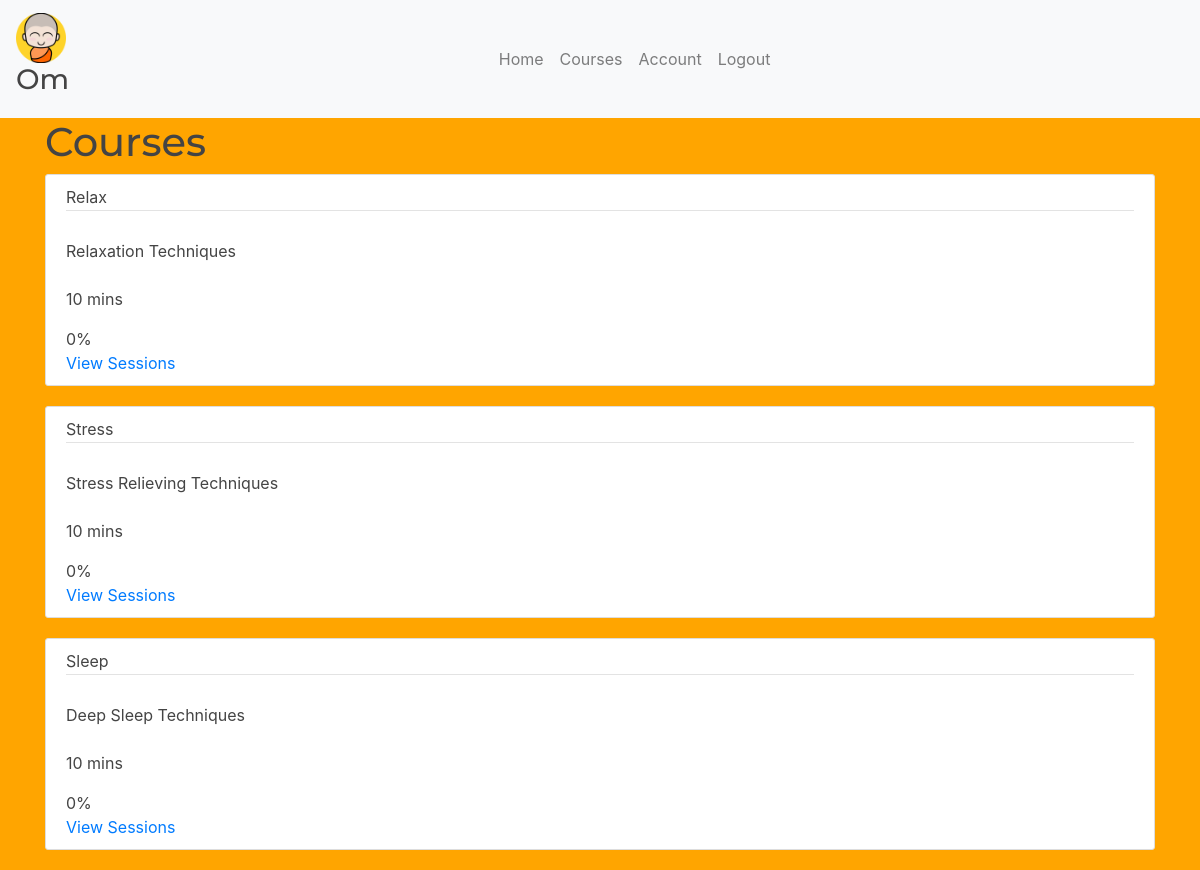
Screenshot of /courses (signed in) with the database file from the repository.
### models.py (models this page shows, shortened)
class Course(Model):
    name = CharField()
    description = CharField()
    duration = CharField()
    progress = CharField()
    user = ForeignKeyField(User, backref="courses")
    class Meta:
        database = DATABASE
        db_table = 'course'

### app.py (the view)
@app.route('/courses', methods=['GET', 'POST'])
@login_required
def courses():
    courses = models.Course.select()
    return render_template("courses.html", courses=courses)

### app.py (called while the page is built)
@login_manager.user_loader
def load_user(userid):
    try:
        return models.User.get(models.User.id == userid)
    except models.DoesNotExist:
        return None

@app.before_request
def before_request():
    g.db = models.DATABASE
    g.db.connect()
    g.user = current_user

@app.after_request
def after_request(response):
    g.db.close()
    return response

### templates/courses.html
{% extends "layout.html" %}
{% block content %}
<h1> Courses </h1>
{% for course in courses %}
<article class="media content-section">
    <div class="media-body">
    <a class ="article-title" href={{url_for('courses')}}>
        <div class="article-metadata">
             {{course.name}}
        </div>
        <div class="article-content">
            {{course.description}}
        </div>
        <p class="article-content">
            {{course.duration}}
        </p>
        <div class="message-body">
            {{course.progress}}
        </div>
        <a href="{{url_for('sessions', courseid=course.id)}}">View Sessions</a>
    </a>
    </div>
</article>
{% endfor %}
{% endblock %}

### templates/layout.html (shortened to what this page needs)
<!DOCTYPE html>
<html>
  <head>
    <link rel="stylesheet" href="https://stackpath.bootstrapcdn.com/bootstrap/4.3.1/css/bootstrap.min.css">
    <link rel="stylesheet" type="text/css" href="../static/style.css" />
  </head>
  <body>
    {% if current_user.is_anonymous %}
    {% else %}
    {% include 'includes/_navbar.html'%}
    {% endif %}
    <div class="container">
      {% block content %}
      {% endblock %}
    </div>
  </body>
</html>

### templates/includes/_navbar.html (shortened to what this page needs)
<nav class="navbar navbar-expand-lg navbar-light bg-light">
    <a class="navbar-brand" href="#">
        <img src="../static/images/monk.png" width='50px'/>
        <h3>Om</h3>
    </a>
  <div class="collapse navbar-collapse" id="navbarNav">
    {% if current_user.is_anonymous %}
    <ul class="navbar-nav mr-auto">
      <li class="nav-item">
        <a class="nav-link" href="{{url_for('login')}}">Login</a>
      </li>
      <li class="nav-item">
        <a class="nav-link" href="{{url_for('register')}}">Register</a>
      </li>
    </ul>
    {% else %}
        <ul class="navbar-nav m-auto">
      <li class="nav-item">
        <a class="nav-link" href="{{url_for('dash')}}">Home <span class="sr-only">(current)</span></a>
      </li>
      <li class="nav-item">
        <a class="nav-link" href="{{url_for('courses')}}">Courses</a>
      </li>
      <li class="nav-item">
        <a class="nav-link" href="{{url_for('account')}}">Account</a>
      </li>
      <li class="nav-item">
        <a class="nav-link" href="{{url_for('logout')}}">Logout</a>
      </li>
    </ul>
  </div>
    {% endif %}
</nav>

### static/style.css (style rules this page uses)
body { background-color: orange; }
h1, h2, h3, h4, h5, h6 { color: #444444; font-family: 'Montserrat', cursive; }
.content-section { background: #ffffff; padding: 10px 20px; border: 1px solid #dddddd; border-radius: 3px; margin-bottom: 20px; }
.article-title { color: #444444; }
.article-content { white-space: pre-line; }
.article-metadata { padding-bottom: 1px; margin-bottom: 4px; border-bottom: 1px solid #e3e3e3 }

### rows the page displays
Course: name "Relax", description "Relaxation Techniques", duration "10 mins", progress "0%"
Course: name "Stress", description "Stress Relieving Techniques", duration "10 mins", progress "0%"
Course: name "Sleep", description "Deep Sleep Techniques", duration "10 mins", progress "0%"
